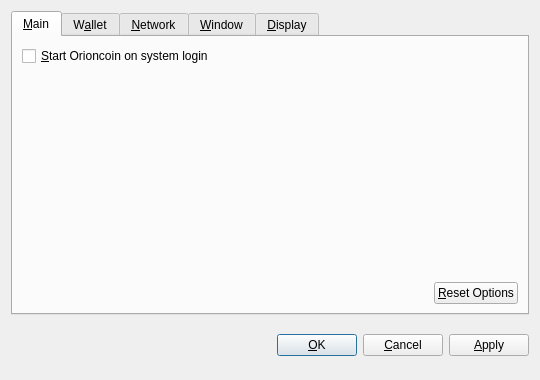
<?xml version="1.0" encoding="UTF-8"?>
<ui version="4.0">
 <class>OptionsDialog</class>
 <widget class="QDialog" name="OptionsDialog">
  <property name="geometry">
   <rect>
    <x>0</x>
    <y>0</y>
    <width>540</width>
    <height>380</height>
   </rect>
  </property>
  <property name="windowTitle">
   <string>Options</string>
  </property>
  <property name="modal">
   <bool>true</bool>
  </property>
  <layout class="QVBoxLayout" name="verticalLayout">
   <item>
    <widget class="QTabWidget" name="tabWidget">
     <property name="tabPosition">
      <enum>QTabWidget::North</enum>
     </property>
     <property name="currentIndex">
      <number>0</number>
     </property>
     <widget class="QWidget" name="tabMain">
      <attribute name="title">
       <string>&amp;Main</string>
      </attribute>
      <layout class="QVBoxLayout" name="verticalLayout_Main">
       <item>
        <widget class="QCheckBox" name="bitcoinAtStartup">
         <property name="toolTip">
          <string>Automatically start Orioncoin after logging in to the system.</string>
         </property>
         <property name="text">
          <string>&amp;Start Orioncoin on system login</string>
         </property>
        </widget>
       </item>
       <item>
        <spacer name="verticalSpacer_Main">
         <property name="orientation">
          <enum>Qt::Vertical</enum>
         </property>
         <property name="sizeHint" stdset="0">
          <size>
           <width>20</width>
           <height>40</height>
          </size>
         </property>
        </spacer>
       </item>
       <item>
        <layout class="QHBoxLayout" name="horizontalLayout_2_Main">
         <item>
          <spacer name="horizontalSpacer_2_Main">
           <property name="orientation">
            <enum>Qt::Horizontal</enum>
           </property>
           <property name="sizeHint" stdset="0">
            <size>
             <width>40</width>
             <height>20</height>
            </size>
           </property>
          </spacer>
         </item>
         <item>
          <widget class="QPushButton" name="resetButton">
           <property name="toolTip">
            <string>Reset all client options to default.</string>
           </property>
           <property name="text">
            <string>&amp;Reset Options</string>
           </property>
           <property name="autoDefault">
            <bool>false</bool>
           </property>
          </widget>
         </item>
        </layout>
       </item>
      </layout>
     </widget>
     <widget class="QWidget" name="tabWallet">
      <attribute name="title">
       <string>W&amp;allet</string>
      </attribute>
      <layout class="QVBoxLayout" name="verticalLayout_Network">
       <item>
        <widget class="QLabel" name="transactionFeeInfoLabel">
         <property name="text">
          <string>Optional transaction fee per kB that helps make sure your transactions are processed quickly. Most transactions are 1 kB.</string>
         </property>
         <property name="textFormat">
          <enum>Qt::PlainText</enum>
         </property>
         <property name="wordWrap">
          <bool>true</bool>
         </property>
        </widget>
       </item>
       <item>
        <layout class="QHBoxLayout" name="horizontalLayout_1_Main">
         <item>
          <widget class="QLabel" name="transactionFeeLabel">
           <property name="text">
            <string>Pay transaction &amp;fee</string>
           </property>
           <property name="textFormat">
            <enum>Qt::PlainText</enum>
           </property>
           <property name="buddy">
            <cstring>transactionFee</cstring>
           </property>
          </widget>
         </item>
         <item>
          <widget class="BitcoinAmountField" name="transactionFee"/>
         </item>
         <item>
          <spacer name="horizontalSpacer_1_Main">
           <property name="orientation">
            <enum>Qt::Horizontal</enum>
           </property>
           <property name="sizeHint" stdset="0">
            <size>
             <width>40</width>
             <height>20</height>
            </size>
           </property>
          </spacer>
         </item>
        </layout>
       </item>
       <item>
        <widget class="QLabel" name="label">
         <property name="text">
          <string>If you disable the spending of unconfirmed change, the change from a transaction cannot be used until that transaction has at least one confirmation. This also affects how your balance is computed.</string>
         </property>
         <property name="wordWrap">
          <bool>true</bool>
         </property>
        </widget>
       </item>
       <item>
        <widget class="QCheckBox" name="spendZeroConfChange">
         <property name="text">
          <string>Spend unconfirmed change  (experts only)</string>
         </property>
        </widget>
       </item>
       <item>
        <spacer name="verticalSpacer">
         <property name="orientation">
          <enum>Qt::Vertical</enum>
         </property>
         <property name="sizeHint" stdset="0">
          <size>
           <width>20</width>
           <height>40</height>
          </size>
         </property>
        </spacer>
       </item>
      </layout>
     </widget>
     <widget class="QWidget" name="tabNetwork">
      <attribute name="title">
       <string>&amp;Network</string>
      </attribute>
      <layout class="QVBoxLayout" name="verticalLayout_Network">
       <item>
        <widget class="QCheckBox" name="mapPortUpnp">
         <property name="toolTip">
          <string>Automatically open the Orioncoin client port on the router. This only works when your router supports UPnP and it is enabled.</string>
         </property>
         <property name="text">
          <string>Map port using &amp;UPnP</string>
         </property>
        </widget>
       </item>
       <item>
        <widget class="QCheckBox" name="connectSocks">
         <property name="toolTip">
          <string>Connect to the Orioncoin network through a SOCKS proxy (e.g. when connecting through Tor).</string>
         </property>
         <property name="text">
          <string>&amp;Connect through SOCKS proxy:</string>
         </property>
        </widget>
       </item>
       <item>
        <layout class="QHBoxLayout" name="horizontalLayout_Network">
         <item>
          <widget class="QLabel" name="proxyIpLabel">
           <property name="text">
            <string>Proxy &amp;IP:</string>
           </property>
           <property name="textFormat">
            <enum>Qt::PlainText</enum>
           </property>
           <property name="buddy">
            <cstring>proxyIp</cstring>
           </property>
          </widget>
         </item>
         <item>
          <widget class="QValidatedLineEdit" name="proxyIp">
           <property name="maximumSize">
            <size>
             <width>140</width>
             <height>16777215</height>
            </size>
           </property>
           <property name="toolTip">
            <string>IP address of the proxy (e.g. 127.0.0.1)</string>
           </property>
          </widget>
         </item>
         <item>
          <widget class="QLabel" name="proxyPortLabel">
           <property name="text">
            <string>&amp;Port:</string>
           </property>
           <property name="textFormat">
            <enum>Qt::PlainText</enum>
           </property>
           <property name="buddy">
            <cstring>proxyPort</cstring>
           </property>
          </widget>
         </item>
         <item>
          <widget class="QLineEdit" name="proxyPort">
           <property name="maximumSize">
            <size>
             <width>55</width>
             <height>16777215</height>
            </size>
           </property>
           <property name="toolTip">
            <string>Port of the proxy (e.g. 9050)</string>
           </property>
          </widget>
         </item>
         <item>
          <widget class="QLabel" name="socksVersionLabel">
           <property name="text">
            <string>SOCKS &amp;Version:</string>
           </property>
           <property name="textFormat">
            <enum>Qt::PlainText</enum>
           </property>
           <property name="buddy">
            <cstring>socksVersion</cstring>
           </property>
          </widget>
         </item>
         <item>
          <widget class="QValueComboBox" name="socksVersion">
           <property name="toolTip">
            <string>SOCKS version of the proxy (e.g. 5)</string>
           </property>
          </widget>
         </item>
         <item>
          <spacer name="horizontalSpacer_Network">
           <property name="orientation">
            <enum>Qt::Horizontal</enum>
           </property>
           <property name="sizeHint" stdset="0">
            <size>
             <width>40</width>
             <height>20</height>
            </size>
           </property>
          </spacer>
         </item>
        </layout>
       </item>
       <item>
        <spacer name="verticalSpacer_Network">
         <property name="orientation">
          <enum>Qt::Vertical</enum>
         </property>
         <property name="sizeHint" stdset="0">
          <size>
           <width>20</width>
           <height>40</height>
          </size>
         </property>
        </spacer>
       </item>
      </layout>
     </widget>
     <widget class="QWidget" name="tabWindow">
      <attribute name="title">
       <string>&amp;Window</string>
      </attribute>
      <layout class="QVBoxLayout" name="verticalLayout_Window">
       <item>
        <widget class="QCheckBox" name="minimizeToTray">
         <property name="toolTip">
          <string>Show only a tray icon after minimizing the window.</string>
         </property>
         <property name="text">
          <string>&amp;Minimize to the tray instead of the taskbar</string>
         </property>
        </widget>
       </item>
       <item>
        <widget class="QCheckBox" name="minimizeOnClose">
         <property name="toolTip">
          <string>Minimize instead of exit the application when the window is closed. When this option is enabled, the application will be closed only after selecting Quit in the menu.</string>
         </property>
         <property name="text">
          <string>M&amp;inimize on close</string>
         </property>
        </widget>
       </item>
       <item>
        <spacer name="verticalSpacer_Window">
         <property name="orientation">
          <enum>Qt::Vertical</enum>
         </property>
         <property name="sizeHint" stdset="0">
          <size>
           <width>20</width>
           <height>40</height>
          </size>
         </property>
        </spacer>
       </item>
      </layout>
     </widget>
     <widget class="QWidget" name="tabDisplay">
      <attribute name="title">
       <string>&amp;Display</string>
      </attribute>
      <layout class="QVBoxLayout" name="verticalLayout_Display">
       <item>
        <layout class="QHBoxLayout" name="horizontalLayout_1_Display">
         <item>
          <widget class="QLabel" name="langLabel">
           <property name="text">
            <string>User Interface &amp;language:</string>
           </property>
           <property name="textFormat">
            <enum>Qt::PlainText</enum>
           </property>
           <property name="buddy">
            <cstring>lang</cstring>
           </property>
          </widget>
         </item>
         <item>
          <widget class="QValueComboBox" name="lang">
           <property name="toolTip">
            <string>The user interface language can be set here. This setting will take effect after restarting Orioncoin.</string>
           </property>
          </widget>
         </item>
        </layout>
       </item>
       <item>
        <layout class="QHBoxLayout" name="horizontalLayout_2_Display">
         <item>
          <widget class="QLabel" name="unitLabel">
           <property name="text">
            <string>&amp;Unit to show amounts in:</string>
           </property>
           <property name="textFormat">
            <enum>Qt::PlainText</enum>
           </property>
           <property name="buddy">
            <cstring>unit</cstring>
           </property>
          </widget>
         </item>
         <item>
          <widget class="QValueComboBox" name="unit">
           <property name="toolTip">
            <string>Choose the default subdivision unit to show in the interface and when sending coins.</string>
           </property>
          </widget>
         </item>
        </layout>
       </item>
       <item>
        <widget class="QCheckBox" name="displayAddresses">
         <property name="toolTip">
          <string>Whether to show Orioncoin addresses in the transaction list or not.</string>
         </property>
         <property name="text">
          <string>&amp;Display addresses in transaction list</string>
         </property>
        </widget>
       </item>
       <item>
        <widget class="QCheckBox" name="coinControlFeatures">
         <property name="toolTip">
          <string>Whether to show coin control features or not.</string>
         </property>
         <property name="text">
          <string>Display coin &amp;control features (experts only!)</string>
         </property>
        </widget>
       </item>
       <item>
        <spacer name="verticalSpacer_Display">
         <property name="orientation">
          <enum>Qt::Vertical</enum>
         </property>
         <property name="sizeHint" stdset="0">
          <size>
           <width>20</width>
           <height>40</height>
          </size>
         </property>
        </spacer>
       </item>
      </layout>
     </widget>
    </widget>
   </item>
   <item>
    <layout class="QHBoxLayout" name="horizontalLayout_Buttons">
     <item>
      <spacer name="horizontalSpacer_1">
       <property name="orientation">
        <enum>Qt::Horizontal</enum>
       </property>
       <property name="sizeHint" stdset="0">
        <size>
         <width>40</width>
         <height>48</height>
        </size>
       </property>
      </spacer>
     </item>
     <item>
      <widget class="QLabel" name="statusLabel">
       <property name="font">
        <font>
         <weight>75</weight>
         <bold>true</bold>
        </font>
       </property>
       <property name="text">
        <string/>
       </property>
       <property name="textFormat">
        <enum>Qt::PlainText</enum>
       </property>
       <property name="wordWrap">
        <bool>true</bool>
       </property>
      </widget>
     </item>
     <item>
      <spacer name="horizontalSpacer_2">
       <property name="orientation">
        <enum>Qt::Horizontal</enum>
       </property>
       <property name="sizeHint" stdset="0">
        <size>
         <width>40</width>
         <height>48</height>
        </size>
       </property>
      </spacer>
     </item>
     <item>
      <widget class="QPushButton" name="okButton">
       <property name="text">
        <string>&amp;OK</string>
       </property>
      </widget>
     </item>
     <item>
      <widget class="QPushButton" name="cancelButton">
       <property name="text">
        <string>&amp;Cancel</string>
       </property>
       <property name="autoDefault">
        <bool>false</bool>
       </property>
      </widget>
     </item>
     <item>
      <widget class="QPushButton" name="applyButton">
       <property name="text">
        <string>&amp;Apply</string>
       </property>
       <property name="autoDefault">
        <bool>false</bool>
       </property>
      </widget>
     </item>
    </layout>
   </item>
  </layout>
 </widget>
 <customwidgets>
  <customwidget>
   <class>BitcoinAmountField</class>
   <extends>QSpinBox</extends>
   <header>bitcoinamountfield.h</header>
  </customwidget>
  <customwidget>
   <class>QValueComboBox</class>
   <extends>QComboBox</extends>
   <header>qvaluecombobox.h</header>
  </customwidget>
  <customwidget>
   <class>QValidatedLineEdit</class>
   <extends>QLineEdit</extends>
   <header>qvalidatedlineedit.h</header>
  </customwidget>
 </customwidgets>
 <resources/>
 <connections/>
</ui>
